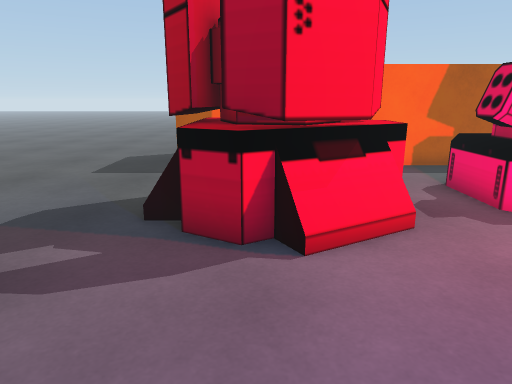
View 1 (above)

16 first-person views from a walk through a scene from a Unity 3-D project. The camera is 1.3 m above the floor, tilts 14° down and sees 70° across. The floor is counted in squares, 0.5 m on a side. Each view is taken from the middle of a square. On the plan, view 1 faces up. The plan holds only what a view shows up to about 20 squares ahead; the rest is blank. The place goes on beyond the plan. The player character is not drawn.

View 2
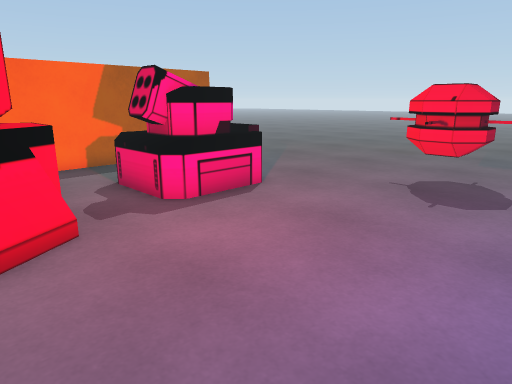

View 3
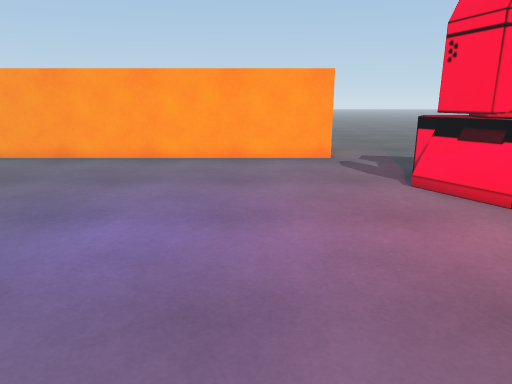

View 4
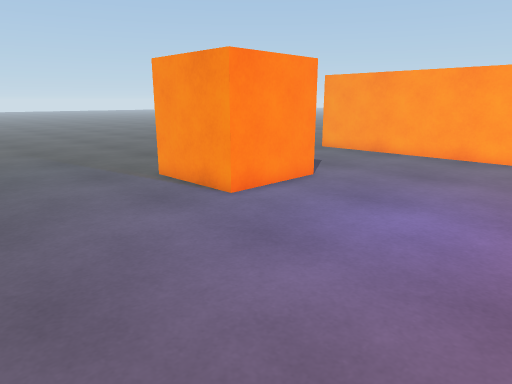

View 5
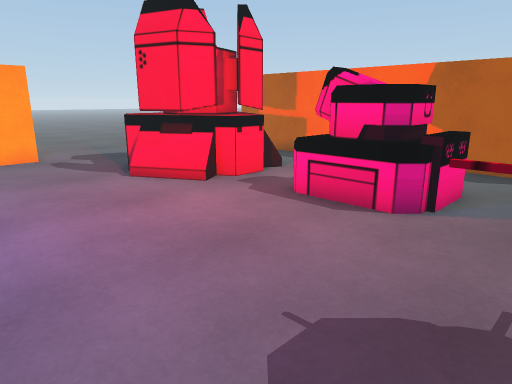

View 6
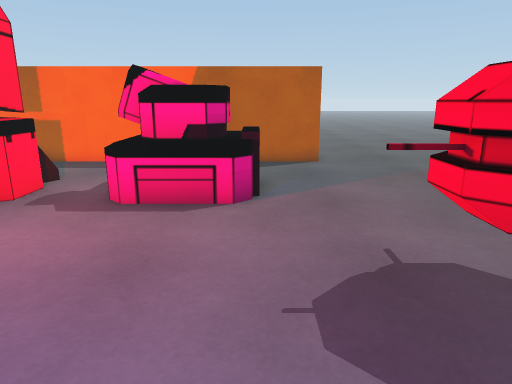

View 7
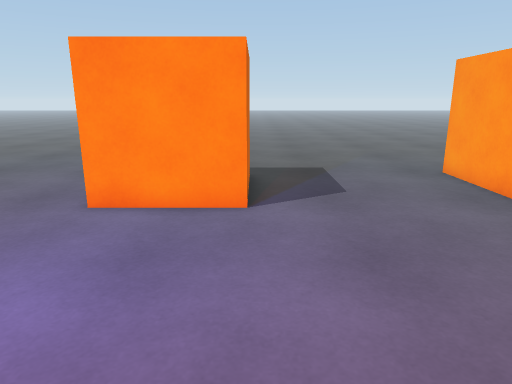

View 8
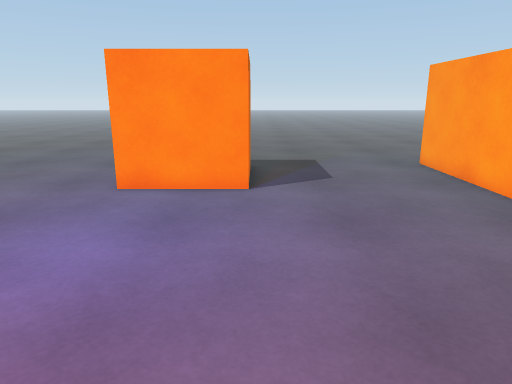

View 9
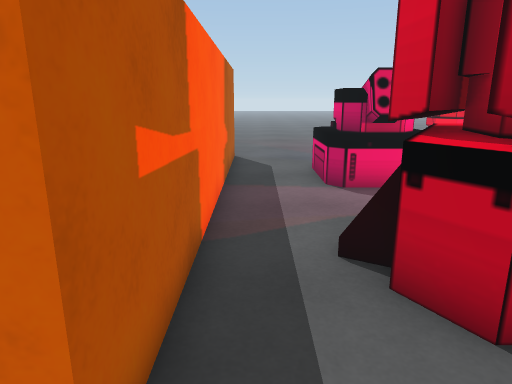

View 10
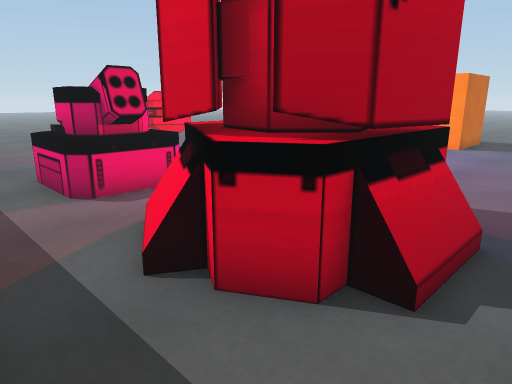

View 11
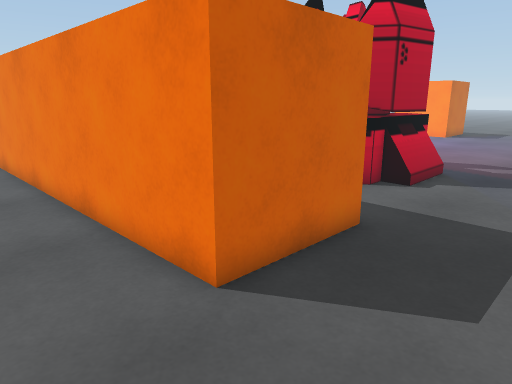

View 12
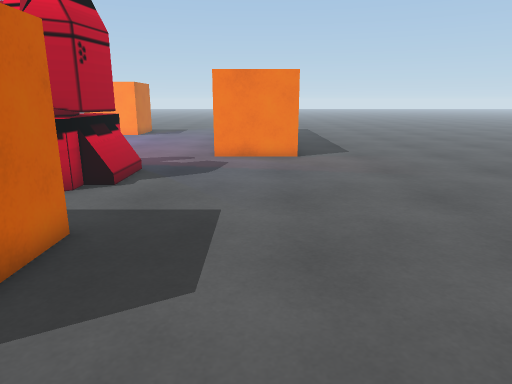

View 13
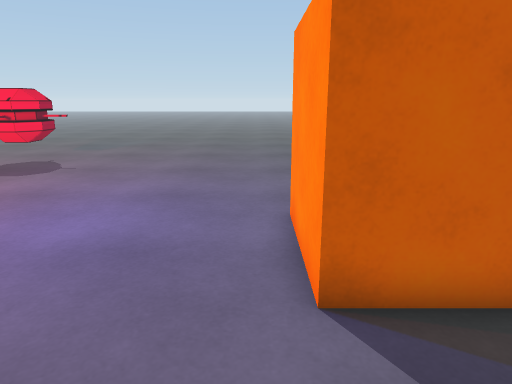

View 14
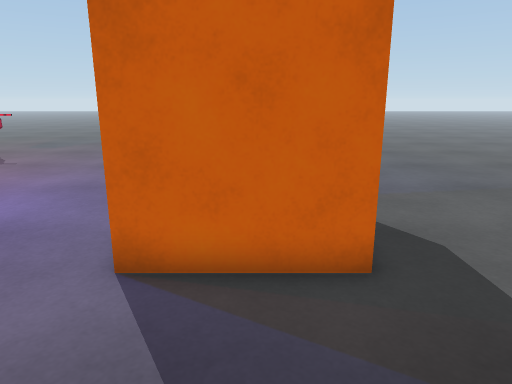

View 15
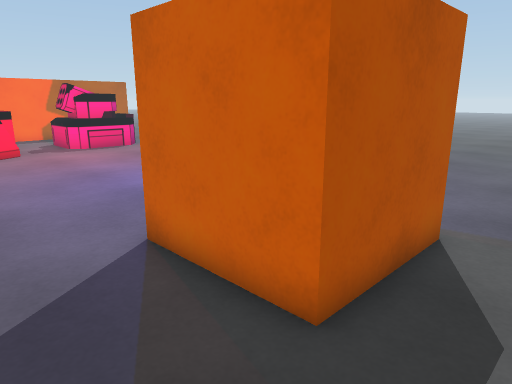

View 16
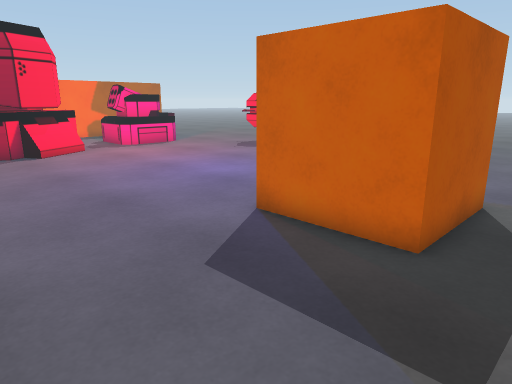

### Floor plan
Key: @ floor where view 1 was taken; # wall or solid block; . floor; = window, fence, low wall or low ledge; O other object.
Columns run from 13 left of view 1 to 13 right of it. Each row starts with its distance up from view 1.
 22       .
 21          .......
 20 .....................
 19 ..........##############
 18  .........#
 17  .........#
 16  .........#
 15  .........#################
 14 ...........................
 13 ...........................
 12 ............OOOO...OOOO....
 11 ...........OOOOOO..OOOOO...
 10 ...........OOOOOO..OOOOO...
  9 ...........OOOOOO..OOOOO...
  8 ...........OOOOOO..OOOOO...
  7 ............OOOO...........
  6 .............OO............
  5 ..........................O
  4 ....#####................OO
  3 ....    #.................O
  2 ....    #..................
  1         #..................
  0         #....@.............
 -1         #..................
 -2         #..................
 -3         #..................
 -4         #..................
 -5         #..................
 -6         #..................
 -7         #......OOOOO.......
 -8         #......O   O......
 -9         #......O   O.......
-10         #......O   O.......
-11         #......OOOOO.......
-12         =..................
-13         ...................

Positions as (right, up) in squares from view 1, and headings:
1: (0, 0), facing up
2: (1, 0), facing up-right
3: (12, 1), facing left
4: (13, 1), facing down-left
5: (13, 0), facing up-left
6: (10, -1), facing up
7: (2, 2), facing down
8: (2, 4), facing down
9: (-5, 14), facing right
10: (-4, 15), facing down-right
11: (-7, 22), facing down-right
12: (-7, 22), facing down
13: (-2, -6), facing right
14: (-3, -9), facing right
15: (-1, -13), facing up-right
16: (-4, -13), facing up-right
